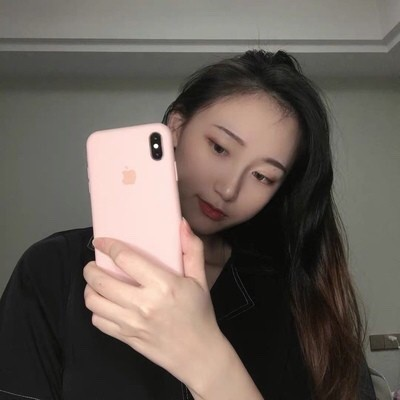
#> input picture Test/000046.jpg, 400 x 400 px
$ python LineDetect3.py
#> lines starting #> are read from the running program, lines starting #| are printed output that depends on the picture; after the words box and inside, x2 and y2 are one past the last pixel; in counts of white or black regions, pixels touching at a corner belong together
#> in main, img is the input picture: shape (400, 400, 3); mean B, G, R 89, 95.9, 104.9
import numpy as np
import cv2 as cv

# 设置putText函数字体
font=cv.FONT_HERSHEY_SIMPLEX

#计算两边夹角额cos值
def angle_cos(p0, p1, p2):
    d1, d2 = (p0-p1).astype('float'), (p2-p1).astype('float')
    return abs( np.dot(d1, d2) / np.sqrt( np.dot(d1, d1)*np.dot(d2, d2) ) )

def find_squares(img):
    squares = []
    img = cv.GaussianBlur(img, (3, 3), 0)
    gray = cv.cvtColor(img, cv.COLOR_BGR2GRAY)
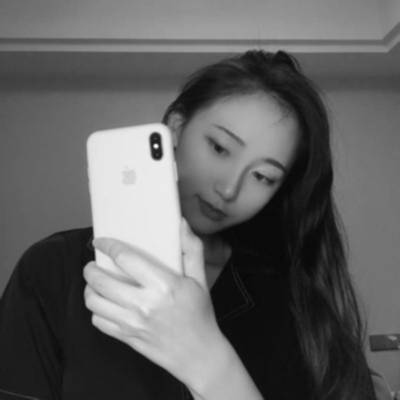
#> gray: shape (400, 400); min 8, max 249, mean 97.8
    bin = cv.Canny(gray, 30, 100, apertureSize=3)
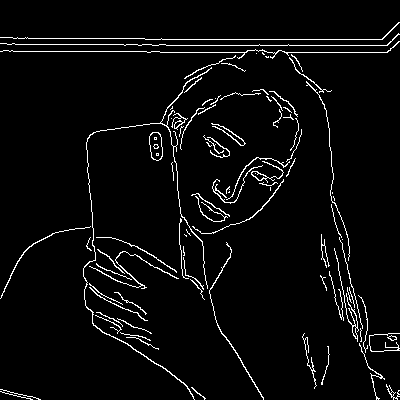
#> bin: shape (400, 400); 4.1% white in thin lines or dots
    contours, _hierarchy = cv.findContours(bin, cv.RETR_EXTERNAL, cv.CHAIN_APPROX_SIMPLE)
#> contours = 92 contours, 70 with area under 20; largest, box (x1, y1, x2, y2) and area: (149, 132, 163, 161) 300, (83, 67, 212, 400) 158, (251, 161, 284, 183) 94, (209, 242, 264, 400) 68, (89, 251, 179, 289) 60
    print("轮廓数量：%d" % len(contours))
#| 轮廓数量：92
    index = 0
    # 轮廓遍历
    for cnt in contours:
        cnt_len = cv.arcLength(cnt, True) #计算轮廓周长
        cnt = cv.approxPolyDP(cnt, 0.02*cnt_len, True) #多边形逼近
        # 条件判断逼近边的数量是否为4，轮廓面积是否大于1000，检测轮廓是否为凸的
        if len(cnt) == 4 and cv.contourArea(cnt) > 1000 and cv.isContourConvex(cnt):
            M = cv.moments(cnt) #计算轮廓的矩
            cx = int(M['m10']/M['m00'])
            cy = int(M['m01']/M['m00'])#轮廓重心

            cnt = cnt.reshape(-1, 2)
            max_cos = np.max([angle_cos( cnt[i], cnt[(i+1) % 4], cnt[(i+2) % 4] ) for i in range(4)])
            # 只检测矩形（cos90° = 0）
            if max_cos < 0.1:
            # 检测四边形（不限定角度范围）
            #if True:
                index = index + 1
                cv.putText(img,("#%d"%index),(cx,cy),font,0.7,(255,0,255),2)
                squares.append(cnt)
#> this loop made 92 passes
#> cnt_len on passes 3, 4, 6, 8, 9, 12, 14, 15, 17, 22, 23, 26: 38.53, 95.64, 181.3, 23.31, 203.4, 29.9, 94.57, 64.77, 87.74, 55.25, 41.8, 90.43
#> (cnt_len, cnt) on passes 1, 2, 5, 7, 10, 11: (70.63, [[0, 391], [32, 399]]), (88.28, [[0, 389], [40, 399]]), (85.46, [[328, 346], [328, 364], [321, 384], [328, 364]]), (75.36, [[126, 337], [138, 338], [158, 349], [138, 338]]), (202, [[304, 333], [314, 388]]), (66.63, [[120, 332], [141, 336], [150, 340], [142, 336]])
#> after the loop, index = 0; squares = []
    return squares, img

def main():
    img = cv.imread('000046.jpg')
    squares, img = find_squares(img)
#> squares = []
    cv.drawContours( img, squares, -1, (0, 0, 255), 2 )
    cv.imshow('squares', img)
    ch = cv.waitKey()
#> (key Esc is pressed here)


    print('Done')


if __name__ == '__main__':
    print(__doc__)
    main()
    cv.destroyAllWindows()
